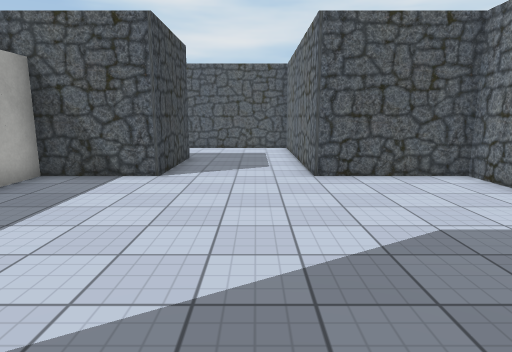
View 1 (above)

16 first-person views from a walk through a 3-D level made in the Unity game engine. The camera is 1.5 m above the floor, tilts 10° down and sees 75° across. The floor is counted in squares, 1 m on a side. Each view is taken from the middle of a square. On the plan, view 1 faces up. The plan holds only what a view shows up to about 15 squares ahead; the rest is blank. The place goes on beyond the plan. The player character is not drawn. Some animated figures are not drawn. Door leaves are left out, so doorways stand open. Some surface patterns are stand-ins.

View 2
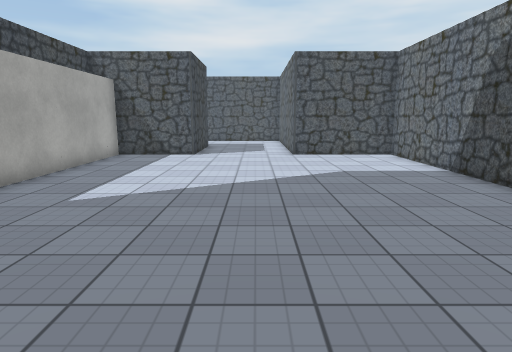

View 3
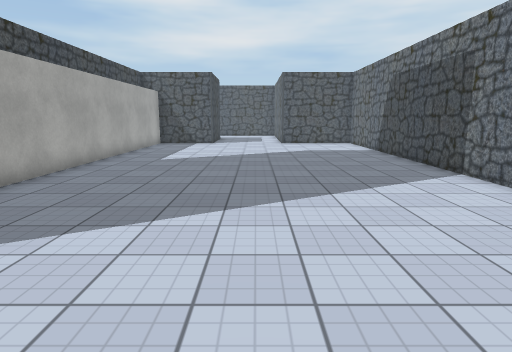

View 4
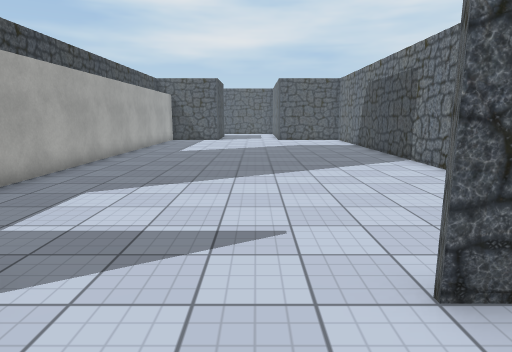

View 5
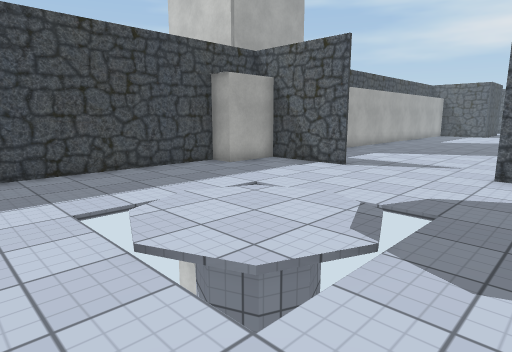

View 6
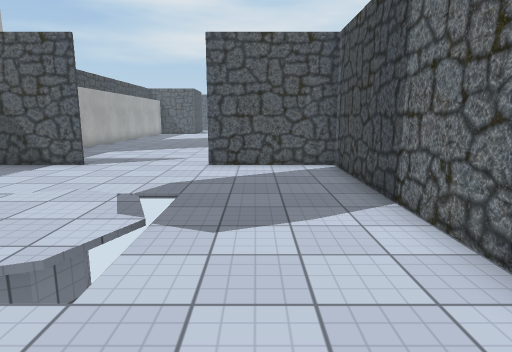

View 7
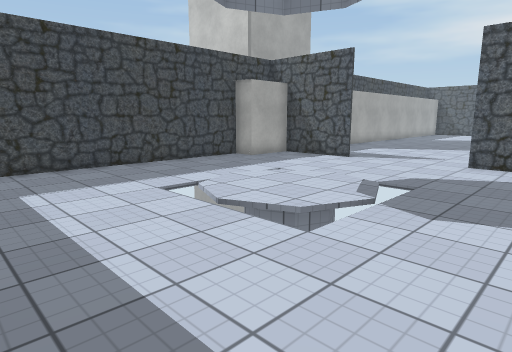

View 8
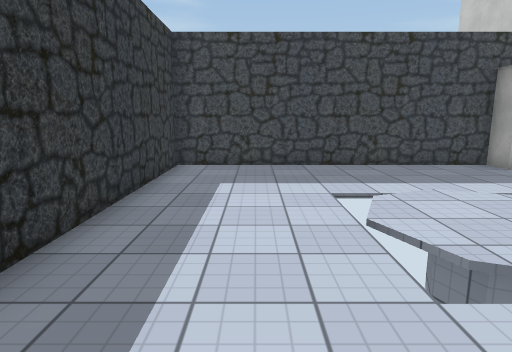

View 9
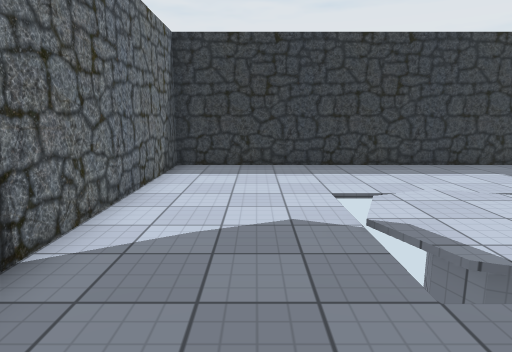

View 10
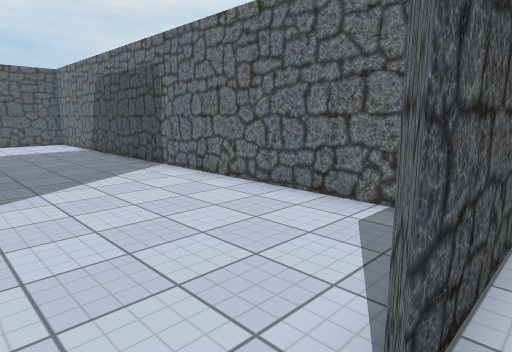

View 11
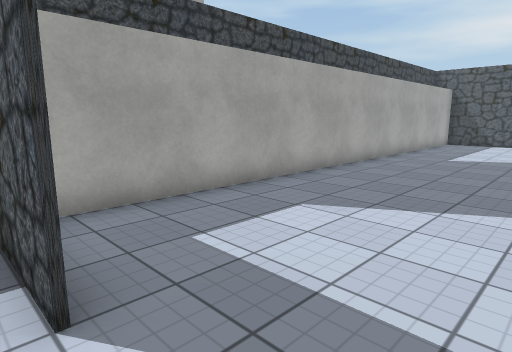

View 12
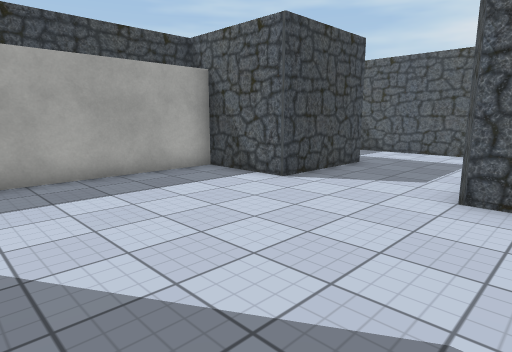

View 13
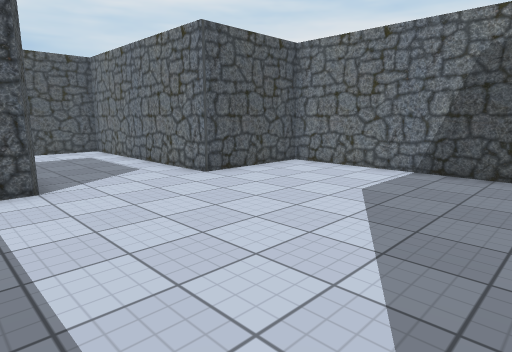

View 14
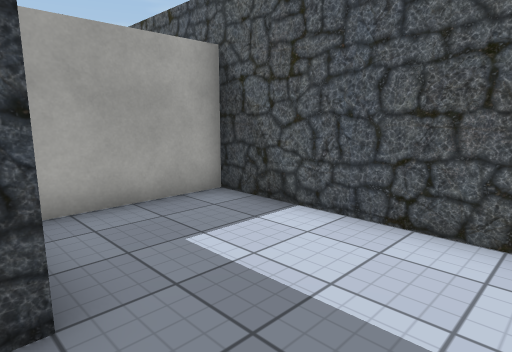

View 15
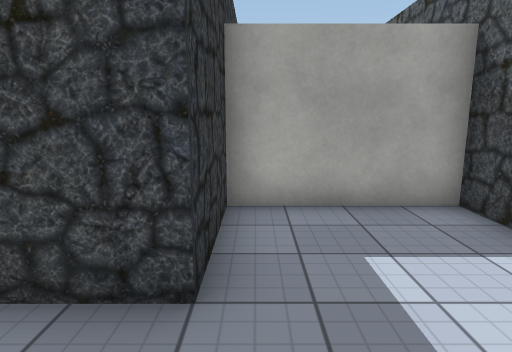

View 16
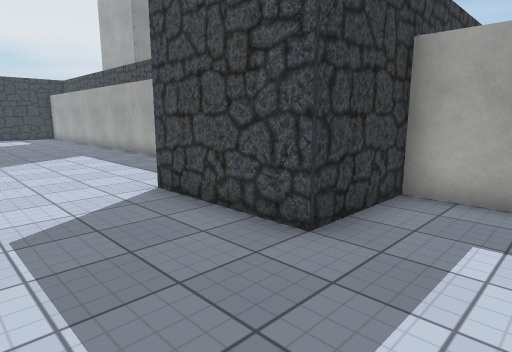

### Floor plan
Ten units are one square. View 1 is at (0, 0); x grows to the right and y downward. Boxes are objects, and circles mark ways between rooms. Rooms are numbered by the first view taken in them; rooms with no view inside come last. Other rooms are left out.
<svg viewBox="-70 -180 130 420">
<path fill="none" stroke="#000" d="M-24 115 -56 115M-56 110 -56 137 -65 137 -65 235 55 235 55 115 15 115M15 -85 15 -165 -55 -165M-55 -125 -25 -125 -25 -85M55 99 55 -85 15 -85M-56 -45 -56 110M-25 -85 -55 -85"/>
<rect x="-65" y="-135" width="10" height="20" fill="#bbb"><title>other object</title></rect>
<rect x="-65" y="-165" width="10" height="30" fill="#bbb"><title>other object</title></rect>
<rect x="-65" y="-175" width="10" height="10" fill="#bbb"><title>other object</title></rect>
<rect x="-65" y="-75" width="10" height="30" fill="#bbb"><title>other object</title></rect>
<rect x="-65" y="-95" width="10" height="20" fill="#bbb"><title>other object</title></rect>
<circle cx="20" cy="15" r="3" fill="#2a7"/>
<circle cx="-25" cy="15" r="3" fill="#2a7"/>
<text x="-10" y="60">1</text>
<text x="40" y="10">2</text>
<text x="-50" y="-20">3</text>
</svg>
Room 1 opens to room 2. Room 1 opens to room 3.

Where each view was taken, in squares from view 1:
view 1: 0 up, 0 right, facing up
view 2: 5 down, 0 right, facing up
view 3: 11 down, 0 right, facing up
view 4: 14 down, 0 right, facing up
view 5: 21 down, 3 right, facing up-left
view 6: 22 down, 3 right, facing up
view 7: 23 down, 4 right, facing up-left
view 8: 21 down, 4 right, facing left
view 9: 13 down, 3 right, facing down
view 10: 12 down, 0 right, facing up-right
view 11: 12 down, 0 right, facing up-left
view 12: 2 up, 3 right, facing up-left
view 13: 1 up, 4 left, facing up-right
view 14: 12 up, 0 right, facing up-left
view 15: 13 up, 0 right, facing left
view 16: 15 up, 1 right, facing down-left
